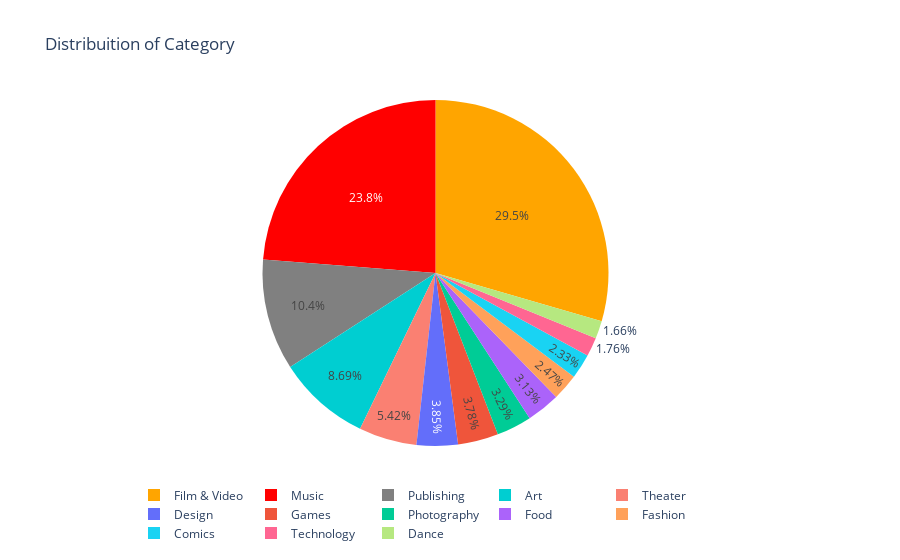

The code cell stored with this chart in its notebook:
### Code cell
# ks_df.category.value_counts(normalize=True).plot(kind="pie", figsize=(9, 6))
colors = ["orange", "red", "grey", "darkturquoise", "salmon"]
category = round(ks_df["category"].value_counts() / len(ks_df["category"]) * 100, 2)

labels = list(category.index)
values = list(category.values)

trace1 = go.Pie(
    labels=labels,
    values=values,
    marker=dict(colors=colors),
    #    line=dict(color="rgb(100,100,100)", width=1),
)

layout = go.Layout(title="Distribuition of Category", legend=dict(orientation="h"))

fig = go.Figure(data=[trace1], layout=layout)
iplot(fig)

### Figure 1 — Plotly figure (JSON) as saved in the notebook; plotly's stock layout.template omitted (floating-point values rounded to 4 significant figures)
{"data": [{"labels": ["Film & Video", "Music", "Publishing", "Art", "Theater", "Design", "Games", "Photography", "Food", "Fashion", "Comics", "Technology", "Dance"], "marker": {"colors": ["orange", "red", "grey", "darkturquoise", "salmon"]}, "type": "pie", "values": [29.49, 23.75, 10.38, 8.69, 5.42, 3.85, 3.78, 3.29, 3.13, 2.47, 2.33, 1.76, 1.66]}], "layout": {"legend": {"orientation": "h"}, "title": {"text": "Distribuition of Category"}}}
